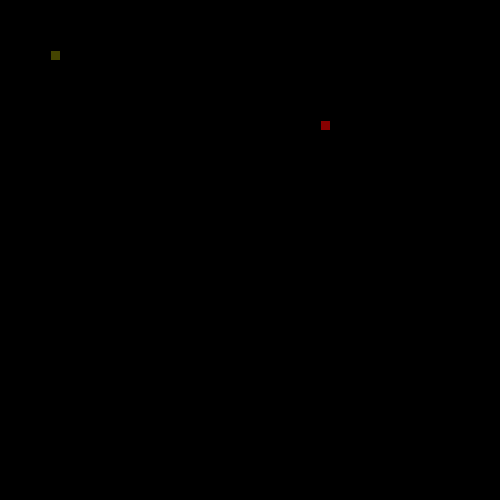
Frame 1 (no input)
Frame 60 (the mouse pressed at the canvas centre just before this capture): identical to frame 1, image omitted
Frame 120 (the mouse held since frame 60 and released just before this capture): identical to frame 1, image omitted

The Processing sketch that drew this single still picture (run headless with seeded random() and noise(); from frame 60 on, the mouse is pressed at the canvas centre):

// Processing sketch: SnakeRecipe
// ── SnakeRecipe.pde

// 1. Follow the recipe instructions inside the Segment class.

// The Segment class will be used to represent each part of the moving snake.

class Segment {

  //2. Create x and y member variables to hold the location of each segment.
  int headX;
  int headY;
  // 3. Add a constructor with parameters to initialize each variable.
  void run(){
    headX = (int)random(50)*10;
    headY = (int)random(50)*10;
  }
  
  Segment(int x, int y){
   this.headX=x;
   this.headY=y;
  }

  // 4. Add getter and setter methods for both the x and y member variables.
  public int getHX(){
    return headX;
  }
  public void setHX(int headX){
    this.headX = headX;
  }
  public int getHY(){
    return headY;
  }
  public void setHY(int headY){
    this.headY = headY;
  }
  
}


// 5. Create (but do not initialize) a Segment variable to hold the head of the Snake
  Segment head;


// 6. Create and initialize a String to hold the direction of your snake e.g. "up"
  String dir = "run";


// 7. Create and initialize a variable to hold how many pieces of food the snake has eaten.
// give it a value of 1 to start.
  int eat = 1;


// 8. Create and initialize foodX and foodY variables to hold the location of the food.

// (Hint: use the random method to set both the x and y to random locations within the screen size (500 by 500).)

  int foodX = ((int)random(50)*10);
  int foodY = ((int)random(50)*10);


void setup() {

  // 9. Set the size of your sketch (500 by 500).

  size(500, 500);


  // 10. initialize your head to a new segment.
  head = new Segment(50, 50);

  // 11. Use the frameRate(int rate) method to set the rate to 20.
    frameRate(20);
}

void draw() {

  background(0);


  //12. Call the manageTail, drawFood, drawSnake, move, and collision methods.
  manageTail();
  drawFood();
  drawSnake();
  move();
  collision();
}


// 13. Complete the drawFood method below. (Hint: each piece of food should be a 10 by 10 rectangle).

void drawFood() {
  color f = color(136, 0, 0);
  fill(f);
  rect(foodX, foodY, 10, 10);
}


//14. Draw the snake head (use a 10 by 10 rectangle)

void drawSnake() {
  color s = color(68, 68, 0);
  fill(s);
  rect(head.getHX(), head.getHY(), 10, 10);

  //test your code
}


// 15. Complete the move method below.

void move() {

  // 16. Using a switch statement, make your snake head move by 10 pixels in the correct direction.
  //This is an incomplete switch statement:
  
  switch(dir) {
  case "up":
    head.setHY(head.getHY()-10);
    break;
  case "down":
    head.setHY(head.getHY()+10);
    break;
  case "left":
   head.setHX(head.getHX()-10);
    break;
  case "right":
    head.setHX(head.getHX()+10);
    break;
  }
  


  // 17. Call the checkBoundaries method to make sure the snake head doesn't go off the screen.
  checkBoundaries();
}


// 18. Complete the keyPressed method below. Use if statements to set your direction variable depending on what key is pressed.

void keyPressed() {

  if(keyCode == UP && dir == "down"){
    dir = "down";
  }
  else if(keyCode == DOWN && dir == "up"){
    dir = "up";
  }
  else if(keyCode == LEFT && dir == "right"){
    dir = "right";
  }
  else if(keyCode == RIGHT && dir == "left"){
    dir = "left";
  }
  else if(keyCode == UP){
    dir = "up";
  }
  else if(keyCode == DOWN){
    dir = "down";
  }
  else if(keyCode == LEFT){
    dir = "left";
  }
  else if(keyCode == RIGHT){
    dir = "right";
  }
}



// 19. check if your head is out of bounds (teleport your snake head to the other side).

void checkBoundaries() {
  if (head.getHX() < 0){
    head.setHX(500);
  }
  else if (head.getHX() > 500){
    head.setHX(0);
  }
  else if (head.getHY() < 0){
    head.setHY(500);
  }
  else if (head.getHY() > 500){
    head.setHY(0);
  }
}



//20. Make sure that the key for your current direction’s opposite doesn’t work(i.e. If you’re going up, down key shouldn’t work)



// 21. Complete the missing parts of the collision method below.

void collision() {

  // If the segment is colliding with a piece of food...
     // Increase the amount of food eaten and set foodX and foodY to new random locations.
     
     if(head.getHX()==foodX && head.getHY()==foodY){
       eat++;
       foodX = ((int)random(50)*10);
       foodY = ((int)random(50)*10);
     }
     
}



/**
 
 ** Part 2: making the tail (the rest of the snake)
 
 **/

// 1. Create and initialize an ArrayList of Segments. (This will be your snake tail!)
  ArrayList <Segment> list = new ArrayList <Segment>();

// 2. Complete the missing parts of the manageTail method below and call it in the draw method.

void manageTail() {

  //Call the drawTail and checkTailCollision methods.
  
  drawTail();
  checkTailCollision();
  
  // Add a new Segment to your ArrayList that has the same X and Y as the head of your snake.
  Segment seg = new Segment(head.getHX(), head.getHY());
  list.add(seg);

  // To keep your tail the right length:
  // while the tail size is greater than the number of food pieces eaten, remove the first Segment in your tail.
  while(list.size()>eat){
    list.remove(0);
  }

}

void drawTail() {
    // Draw a 10 by 10 rectangle for each Segment in your snake ArrayList.
    
    for(Segment ss : list){
      rect(ss.headX, ss.headY, 10, 10);
    }
}


// 3. Complete the missing parts of the bodyCollision method below.

void checkTailCollision() {

  // If your head has the same location as one of your segments...
  
  for(Segment ss : list){
    if(head.getHX() == ss.headX && head.getHY() == ss.headY) {
    
  // reset your food variable
      eat = 0;
    }
  }
  //Call this method at the beginning of your manageTail method.
}
